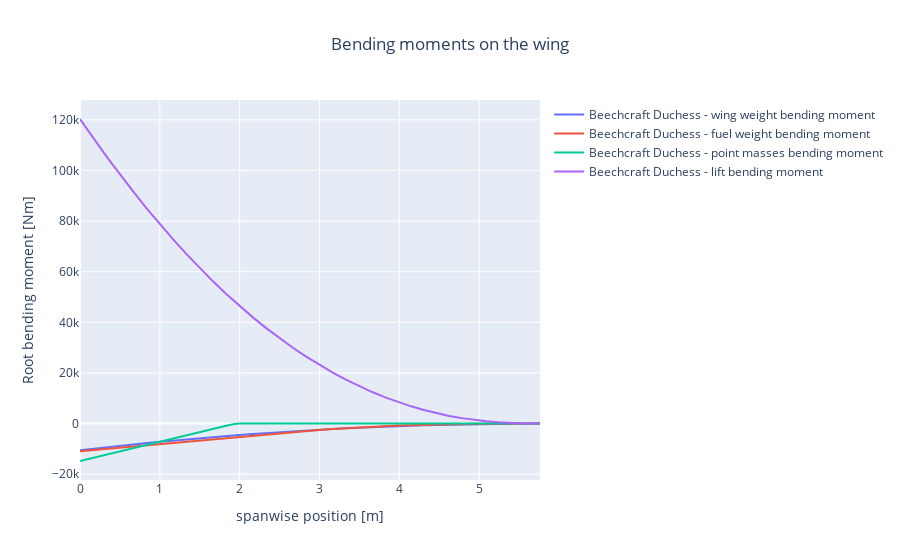

Notebook code for this chart:
### Code cell
fig3 = api_plots.rbm_diagram(
    pth.join(WORK_FOLDER_PATH, "beechcraft_76_loads.xml"), name="Beechcraft Duchess"
)
fig3.show()
